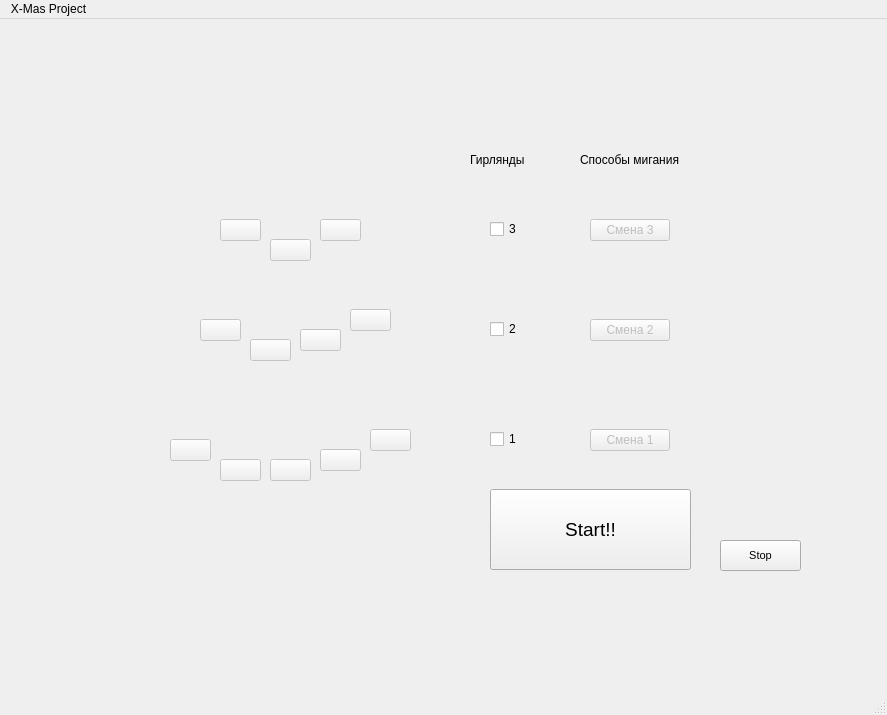
<?xml version="1.0" encoding="UTF-8"?>
<ui version="4.0">
 <class>MainWindow</class>
 <widget class="QMainWindow" name="MainWindow">
  <property name="geometry">
   <rect>
    <x>0</x>
    <y>0</y>
    <width>887</width>
    <height>715</height>
   </rect>
  </property>
  <property name="windowTitle">
   <string>MainWindow</string>
  </property>
  <widget class="QWidget" name="centralwidget">
   <widget class="QLabel" name="image">
    <property name="geometry">
     <rect>
      <x>66</x>
      <y>43</y>
      <width>491</width>
      <height>521</height>
     </rect>
    </property>
    <property name="text">
     <string/>
    </property>
    <property name="pixmap">
     <pixmap>../../Downloads/elkaZel.png</pixmap>
    </property>
   </widget>
   <widget class="QPushButton" name="girline11">
    <property name="enabled">
     <bool>false</bool>
    </property>
    <property name="geometry">
     <rect>
      <x>170</x>
      <y>420</y>
      <width>41</width>
      <height>22</height>
     </rect>
    </property>
    <property name="text">
     <string/>
    </property>
   </widget>
   <widget class="QPushButton" name="girline12">
    <property name="enabled">
     <bool>false</bool>
    </property>
    <property name="geometry">
     <rect>
      <x>220</x>
      <y>440</y>
      <width>41</width>
      <height>22</height>
     </rect>
    </property>
    <property name="text">
     <string/>
    </property>
   </widget>
   <widget class="QPushButton" name="girline13">
    <property name="enabled">
     <bool>false</bool>
    </property>
    <property name="geometry">
     <rect>
      <x>270</x>
      <y>440</y>
      <width>41</width>
      <height>22</height>
     </rect>
    </property>
    <property name="text">
     <string/>
    </property>
   </widget>
   <widget class="QPushButton" name="girline14">
    <property name="enabled">
     <bool>false</bool>
    </property>
    <property name="geometry">
     <rect>
      <x>320</x>
      <y>430</y>
      <width>41</width>
      <height>22</height>
     </rect>
    </property>
    <property name="text">
     <string/>
    </property>
   </widget>
   <widget class="QPushButton" name="girline15">
    <property name="enabled">
     <bool>false</bool>
    </property>
    <property name="geometry">
     <rect>
      <x>370</x>
      <y>410</y>
      <width>41</width>
      <height>22</height>
     </rect>
    </property>
    <property name="text">
     <string/>
    </property>
   </widget>
   <widget class="QPushButton" name="girline22">
    <property name="enabled">
     <bool>false</bool>
    </property>
    <property name="geometry">
     <rect>
      <x>250</x>
      <y>320</y>
      <width>41</width>
      <height>22</height>
     </rect>
    </property>
    <property name="text">
     <string/>
    </property>
   </widget>
   <widget class="QPushButton" name="girline23">
    <property name="enabled">
     <bool>false</bool>
    </property>
    <property name="geometry">
     <rect>
      <x>300</x>
      <y>310</y>
      <width>41</width>
      <height>22</height>
     </rect>
    </property>
    <property name="text">
     <string/>
    </property>
   </widget>
   <widget class="QPushButton" name="girline24">
    <property name="enabled">
     <bool>false</bool>
    </property>
    <property name="geometry">
     <rect>
      <x>350</x>
      <y>290</y>
      <width>41</width>
      <height>22</height>
     </rect>
    </property>
    <property name="text">
     <string/>
    </property>
   </widget>
   <widget class="QPushButton" name="girline21">
    <property name="enabled">
     <bool>false</bool>
    </property>
    <property name="geometry">
     <rect>
      <x>200</x>
      <y>300</y>
      <width>41</width>
      <height>22</height>
     </rect>
    </property>
    <property name="text">
     <string/>
    </property>
   </widget>
   <widget class="QPushButton" name="girline32">
    <property name="enabled">
     <bool>false</bool>
    </property>
    <property name="geometry">
     <rect>
      <x>270</x>
      <y>220</y>
      <width>41</width>
      <height>22</height>
     </rect>
    </property>
    <property name="text">
     <string/>
    </property>
   </widget>
   <widget class="QPushButton" name="girline33">
    <property name="enabled">
     <bool>false</bool>
    </property>
    <property name="geometry">
     <rect>
      <x>320</x>
      <y>200</y>
      <width>41</width>
      <height>22</height>
     </rect>
    </property>
    <property name="text">
     <string/>
    </property>
   </widget>
   <widget class="QPushButton" name="girline31">
    <property name="enabled">
     <bool>false</bool>
    </property>
    <property name="geometry">
     <rect>
      <x>220</x>
      <y>200</y>
      <width>41</width>
      <height>22</height>
     </rect>
    </property>
    <property name="text">
     <string/>
    </property>
   </widget>
   <widget class="QCheckBox" name="switcher3">
    <property name="geometry">
     <rect>
      <x>490</x>
      <y>200</y>
      <width>72</width>
      <height>20</height>
     </rect>
    </property>
    <property name="text">
     <string>3</string>
    </property>
   </widget>
   <widget class="QCheckBox" name="switcher2">
    <property name="geometry">
     <rect>
      <x>490</x>
      <y>300</y>
      <width>72</width>
      <height>20</height>
     </rect>
    </property>
    <property name="text">
     <string>2</string>
    </property>
   </widget>
   <widget class="QCheckBox" name="switcher1">
    <property name="geometry">
     <rect>
      <x>490</x>
      <y>410</y>
      <width>72</width>
      <height>20</height>
     </rect>
    </property>
    <property name="text">
     <string>1</string>
    </property>
   </widget>
   <widget class="QLabel" name="label">
    <property name="geometry">
     <rect>
      <x>470</x>
      <y>120</y>
      <width>71</width>
      <height>41</height>
     </rect>
    </property>
    <property name="text">
     <string>Гирлянды</string>
    </property>
   </widget>
   <widget class="QLabel" name="label_2">
    <property name="geometry">
     <rect>
      <x>580</x>
      <y>130</y>
      <width>131</width>
      <height>21</height>
     </rect>
    </property>
    <property name="text">
     <string>Способы мигания</string>
    </property>
   </widget>
   <widget class="QPushButton" name="algrSwitch3">
    <property name="enabled">
     <bool>false</bool>
    </property>
    <property name="geometry">
     <rect>
      <x>590</x>
      <y>200</y>
      <width>80</width>
      <height>22</height>
     </rect>
    </property>
    <property name="text">
     <string>Смена 3</string>
    </property>
   </widget>
   <widget class="QPushButton" name="algrSwitch2">
    <property name="enabled">
     <bool>false</bool>
    </property>
    <property name="geometry">
     <rect>
      <x>590</x>
      <y>300</y>
      <width>80</width>
      <height>22</height>
     </rect>
    </property>
    <property name="text">
     <string>Смена 2</string>
    </property>
   </widget>
   <widget class="QPushButton" name="algrSwitch1">
    <property name="enabled">
     <bool>false</bool>
    </property>
    <property name="geometry">
     <rect>
      <x>590</x>
      <y>410</y>
      <width>80</width>
      <height>22</height>
     </rect>
    </property>
    <property name="text">
     <string>Смена 1</string>
    </property>
   </widget>
   <widget class="QPushButton" name="starterButt">
    <property name="geometry">
     <rect>
      <x>490</x>
      <y>470</y>
      <width>201</width>
      <height>81</height>
     </rect>
    </property>
    <property name="font">
     <font>
      <pointsize>14</pointsize>
     </font>
    </property>
    <property name="text">
     <string>Start!!</string>
    </property>
   </widget>
   <widget class="QPushButton" name="stoperButt">
    <property name="geometry">
     <rect>
      <x>720</x>
      <y>521</y>
      <width>81</width>
      <height>31</height>
     </rect>
    </property>
    <property name="font">
     <font>
      <pointsize>8</pointsize>
     </font>
    </property>
    <property name="statusTip">
     <string/>
    </property>
    <property name="autoFillBackground">
     <bool>false</bool>
    </property>
    <property name="text">
     <string>Stop</string>
    </property>
   </widget>
  </widget>
  <widget class="QMenuBar" name="menubar">
   <property name="geometry">
    <rect>
     <x>0</x>
     <y>0</y>
     <width>887</width>
     <height>21</height>
    </rect>
   </property>
   <widget class="QMenu" name="menuX_Mas_Project">
    <property name="title">
     <string>X-Mas Project</string>
    </property>
   </widget>
   <addaction name="menuX_Mas_Project"/>
  </widget>
  <widget class="QStatusBar" name="statusbar"/>
 </widget>
 <resources/>
 <connections/>
</ui>
